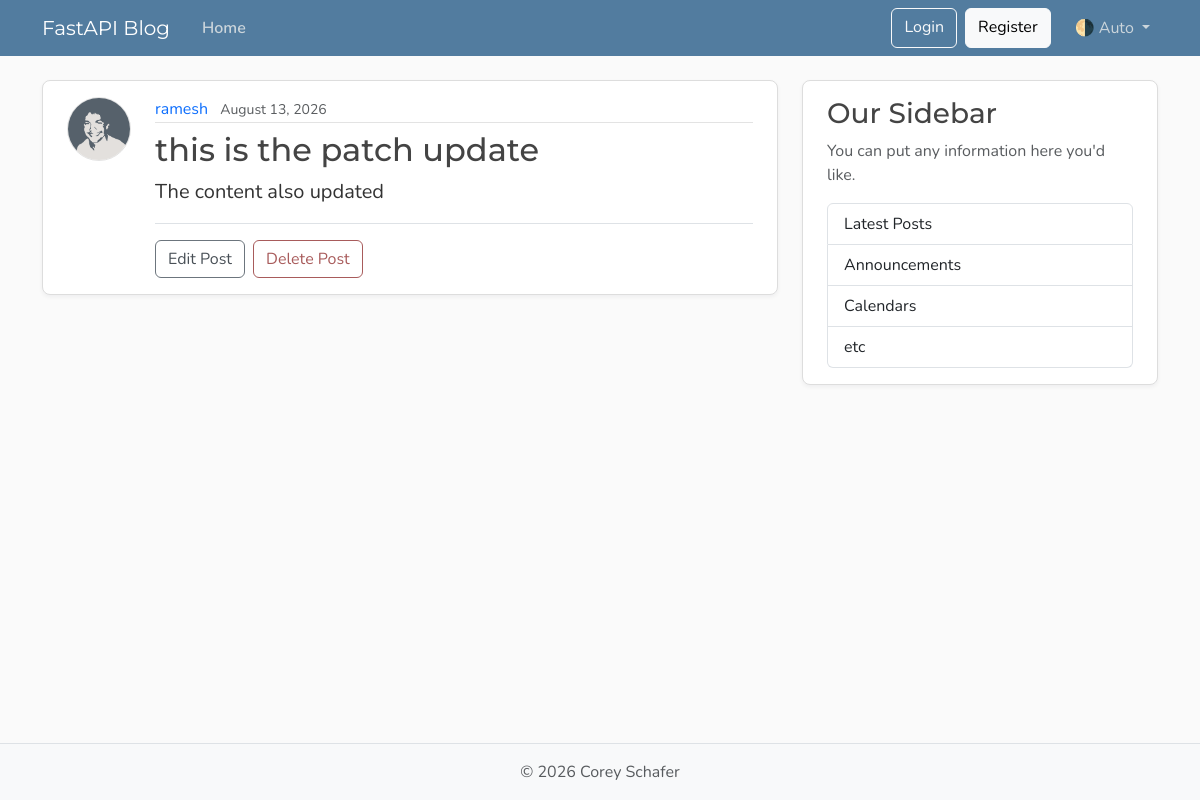
Before: /posts/1 with the older database file.
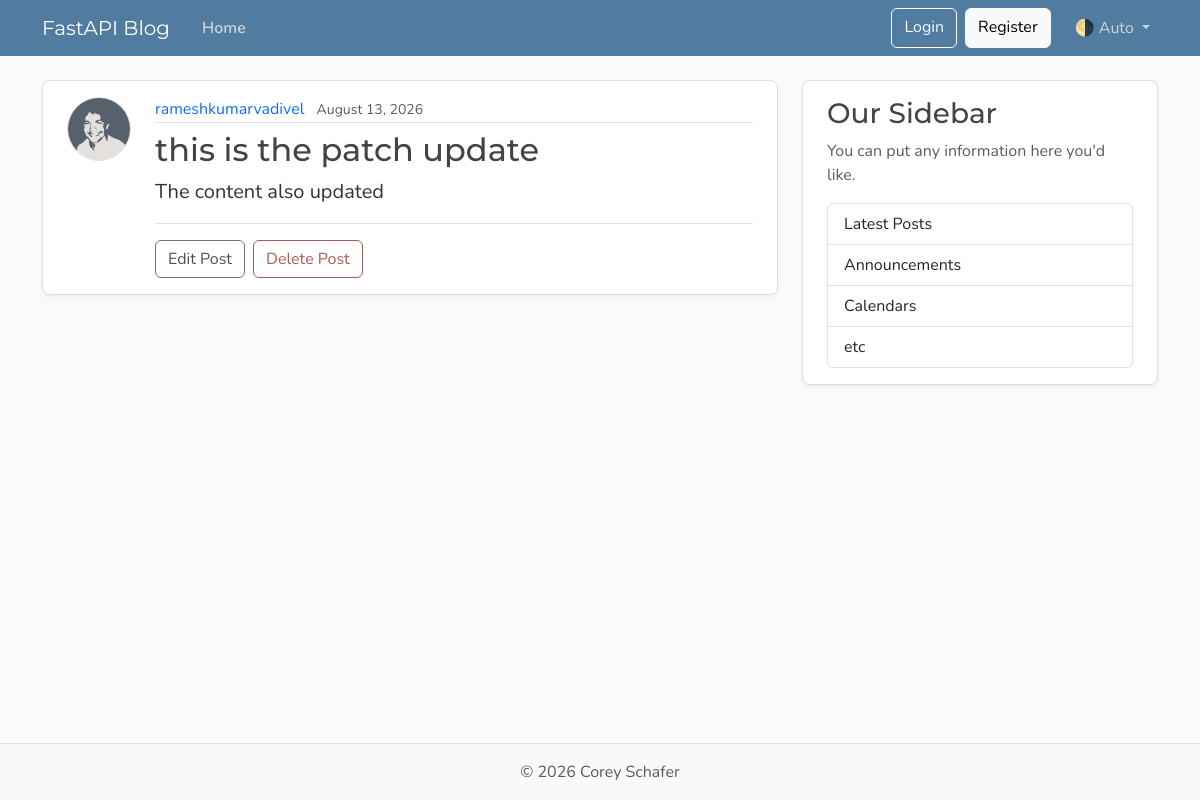
After: the same page with the newer database file.
### models.py (models this page shows, shortened)
class User(Base):
    __tablename__ = "users"
    id: Mapped[int] = mapped_column(Integer, primary_key=True, index=True)
    username: Mapped[str] = mapped_column(String(50), unique=True, nullable=False)
    email: Mapped[str] = mapped_column(String(120), unique=True, nullable=False)
    image_file:  Mapped[Optional[str]] = mapped_column(
        String(200),
        nullable=True,
        default=None,
    )
    posts: Mapped[List[Post]] = relationship(back_populates="author", cascade="all, delete-orphan", )

### main.py (the view)
@app.get("/posts/{post_id}", include_in_schema=False)
async def post_page(request: Request, post_id: int, db: Annotated[AsyncSession, Depends(get_db)]):
    result = await db.execute(select(models.Post).options(selectinload(models.Post.author)).where(models.Post.id == post_id),)
    post = result.scalars().first()
    if post:
        title = post.title[:50]
        return templates.TemplateResponse(
            request,
            "post.html",
            {"post": post, "title": title},
        )
    raise HTTPException(status_code=status.HTTP_404_NOT_FOUND, detail="Post not found")

### templates/post.html (shortened to what this page needs)
{% extends "layout.html" %}
{% block content %}
  <article class="content-section py-3 px-4 mb-4">
    <div class="d-flex align-items-start gap-4">
      <img class="rounded-circle article-img flex-shrink-0"
           src="{{ post.author.image_path }}"
           alt="{{ post.author.username }}'s profile picture"
           width="64"
           height="64"
           loading="lazy">
      <div class="flex-grow-1">
        <div class="article-metadata mb-2">
          <a class="me-2" href="{{ url_for('user_posts', user_id=post.author.id)}}">{{ post.author.username }}</a>
          <small class="text-body-secondary">{{ post.date_posted.strftime('%B %d, %Y ') }}</small>
        </div>
        <h2 class="article-title">{{ post.title }}</h2>
        <p class="article-content">{{ post.content }}</p>
        <div class="post-actions mt-3 pt-3 border-top">
          <a class="btn btn-outline-secondary me-1" href="#">Edit Post</a>
          <button type="button"
                  class="btn btn-outline-danger"
                  data-bs-toggle="modal"
                  data-bs-target="#deleteModal">Delete Post</button>
        </div>
      </div>
    </div>
  </article>
{% endblock content %}

Changed rows visible on the page:
changed User: author.username "ramesh" → "rameshkumarvadivel"
